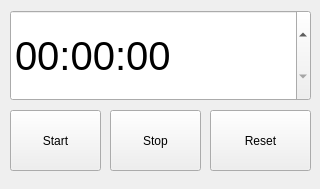
<?xml version="1.0" encoding="UTF-8"?>
<ui version="4.0">
 <class>MainWindow</class>
 <widget class="QMainWindow" name="MainWindow">
  <property name="geometry">
   <rect>
    <x>0</x>
    <y>0</y>
    <width>320</width>
    <height>189</height>
   </rect>
  </property>
  <property name="windowTitle">
   <string>Stop Watch</string>
  </property>
  <widget class="QWidget" name="centralwidget">
   <widget class="QTimeEdit" name="timeEdit">
    <property name="geometry">
     <rect>
      <x>10</x>
      <y>10</y>
      <width>301</width>
      <height>91</height>
     </rect>
    </property>
    <property name="font">
     <font>
      <pointsize>30</pointsize>
     </font>
    </property>
    <property name="displayFormat">
     <string>HH:mm:ss</string>
    </property>
   </widget>
   <widget class="QPushButton" name="pushButtonStart">
    <property name="geometry">
     <rect>
      <x>10</x>
      <y>110</y>
      <width>91</width>
      <height>61</height>
     </rect>
    </property>
    <property name="text">
     <string>Start</string>
    </property>
   </widget>
   <widget class="QPushButton" name="pushButtonStop">
    <property name="geometry">
     <rect>
      <x>110</x>
      <y>110</y>
      <width>91</width>
      <height>61</height>
     </rect>
    </property>
    <property name="text">
     <string>Stop</string>
    </property>
   </widget>
   <widget class="QPushButton" name="pushButtonReset">
    <property name="geometry">
     <rect>
      <x>210</x>
      <y>110</y>
      <width>101</width>
      <height>61</height>
     </rect>
    </property>
    <property name="text">
     <string>Reset</string>
    </property>
   </widget>
  </widget>
 </widget>
 <resources/>
 <connections/>
</ui>
